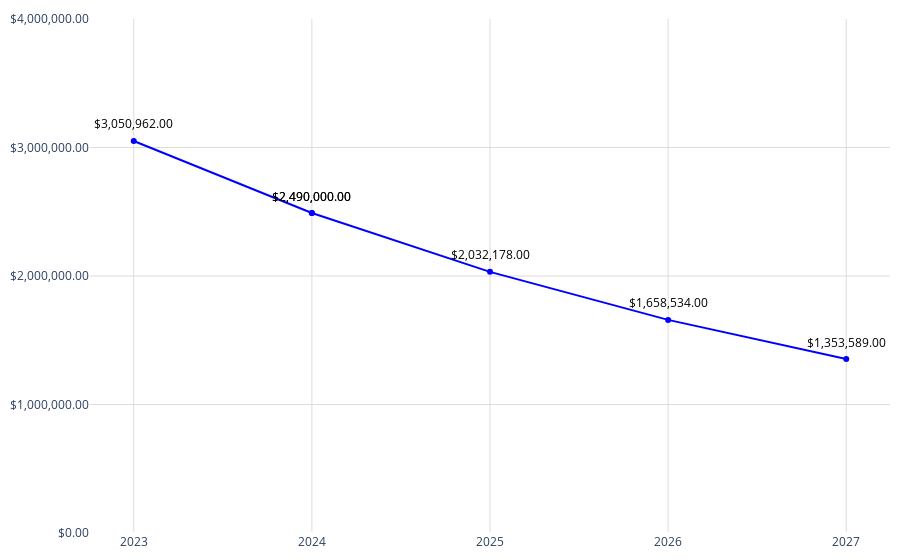

Here is the notebook cell this chart was saved with:
### Code cell
# Datos
año = df_concatenado['año']
promedio = df_concatenado['promedio']

fig = go.Figure()
fig.add_trace(go.Scatter(
    x=año,
    y=promedio,
    mode='markers+lines',
    marker=dict(color='blue'),
))
# Agregar anotaciones para mostrar los valores encima de los puntos
for a, p in zip(año, promedio):
    fig.add_annotation(
        x=a,
        y=p,
        text=f"${p:,.2f}",  # Formatear el valor del promedio como moneda
        showarrow=False,
        font=dict(color='black', size=12),
        xshift=0,
        yshift=17,
        textangle=0
    )
# Actualizar diseño
fig.update_layout(
    #title='Precio Media Anual',
    yaxis=dict(
        range=[0, 4000000],  # Establecer el rango del eje y
        tickvals=[0, 1000000,2000000, 3000000,4000000],  # Definir los valores de las marcas en el eje y
        ticktext=['$0.00', '$1,000,000.00','$2,000,000.00','$3,000,000.00','$4,000,000.00'],  # Definir el texto de las marcas en el eje y
        gridcolor='#dddcda',   # Color de las líneas de la cuadrícula
        gridwidth=1  # Ancho de las líneas de la cuadrícula
    ),margin=dict(l=10, r=10, t=10, b=10),  # Ajusta los márgenes (left, right, top, bottom)        
    xaxis=dict(
        gridcolor='#dddcda', 
        tickmode='array',
        tickvals=año,
        ticktext=año
    ),
    plot_bgcolor='rgba(0,0,0,0)'
)
# Exportar gráfica como archivo HTML
def guardar_grafico_como_html(fig, nombre_archivo, carpeta='assets/graficas'):
    # Crear la carpeta si no existe
    if not os.path.exists(carpeta):
        os.makedirs(carpeta)
    # Exportar la gráfica a un archivo HTML
    fig_html = fig.to_html()
    with open(os.path.join(carpeta, nombre_archivo + '.html'), 'w') as archivo:
        archivo.write(fig_html)
guardar_grafico_como_html(fig, 'g_scatt_precio_medianual', carpeta='assets/graficas')
fig.show()

### Figure 1 — Plotly figure (JSON) as saved in the notebook; plotly's stock layout.template omitted (floating-point values rounded to 4 significant figures)
{"data": [{"marker": {"color": "blue"}, "mode": "markers+lines", "type": "scatter", "x": [2023, 2024, 2024, 2025, 2026, 2027], "y": [3050962, 2490000, 2490000, 2032178, 1658534, 1353589]}], "layout": {"annotations": [{"font": {"color": "black", "size": 12}, "showarrow": false, "text": "$3,050,962.00", "textangle": 0, "x": 2023, "xshift": 0, "y": 3050962, "yshift": 17}, {"font": {"color": "black", "size": 12}, "showarrow": false, "text": "$2,490,000.00", "textangle": 0, "x": 2024, "xshift": 0, "y": 2490000, "yshift": 17}, {"font": {"color": "black", "size": 12}, "showarrow": false, "text": "$2,490,000.00", "textangle": 0, "x": 2024, "xshift": 0, "y": 2490000, "yshift": 17}, {"font": {"color": "black", "size": 12}, "showarrow": false, "text": "$2,032,178.00", "textangle": 0, "x": 2025, "xshift": 0, "y": 2032178, "yshift": 17}, {"font": {"color": "black", "size": 12}, "showarrow": false, "text": "$1,658,534.00", "textangle": 0, "x": 2026, "xshift": 0, "y": 1658534, "yshift": 17}, {"font": {"color": "black", "size": 12}, "showarrow": false, "text": "$1,353,589.00", "textangle": 0, "x": 2027, "xshift": 0, "y": 1353589, "yshift": 17}], "margin": {"b": 10, "l": 10, "r": 10, "t": 10}, "plot_bgcolor": "rgba(0,0,0,0)", "xaxis": {"gridcolor": "#dddcda", "tickmode": "array", "ticktext": [2023, 2024, 2024, 2025, 2026, 2027], "tickvals": [2023, 2024, 2024, 2025, 2026, 2027]}, "yaxis": {"gridcolor": "#dddcda", "gridwidth": 1, "range": [0, 4000000], "ticktext": ["$0.00", "$1,000,000.00", "$2,000,000.00", "$3,000,000.00", "$4,000,000.00"], "tickvals": [0, 1000000, 2000000, 3000000, 4000000]}}}
